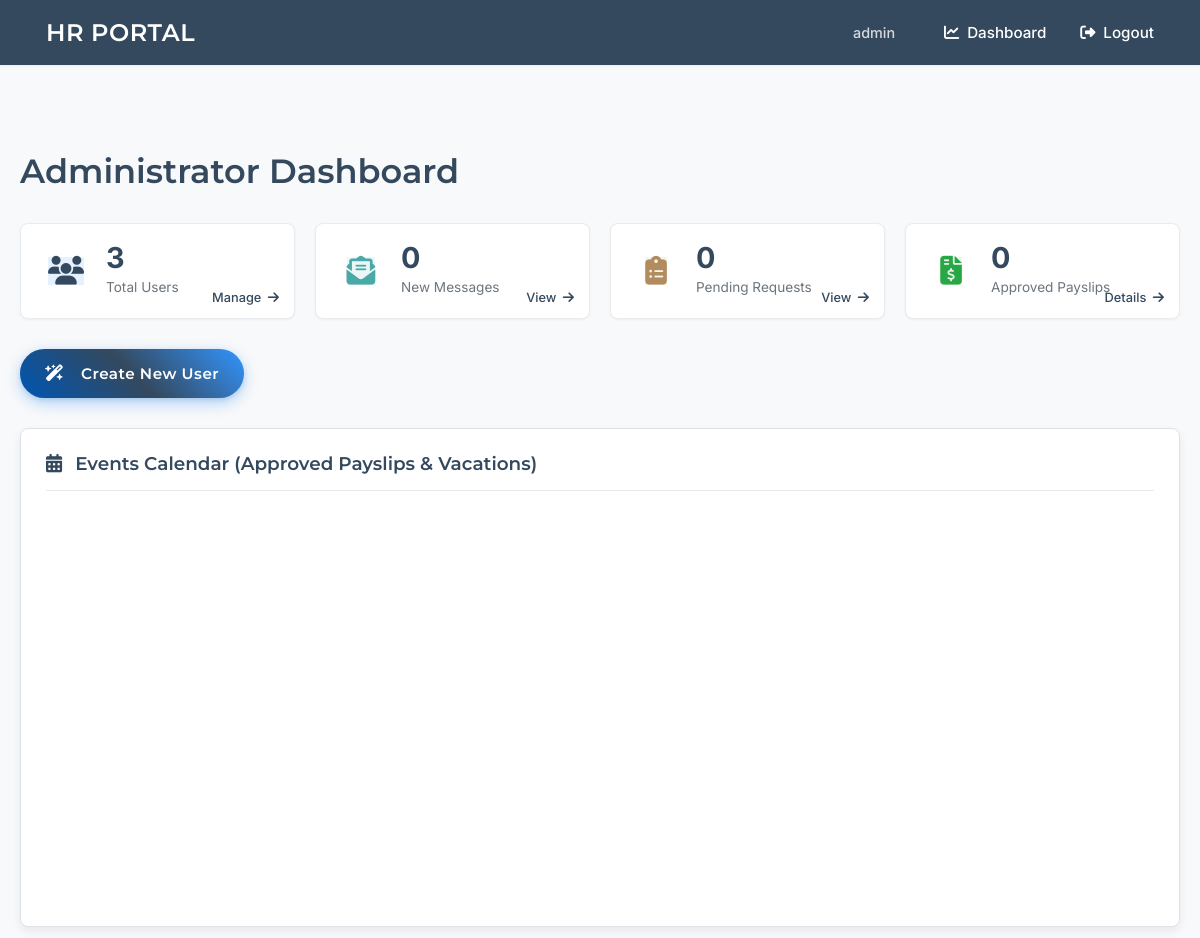
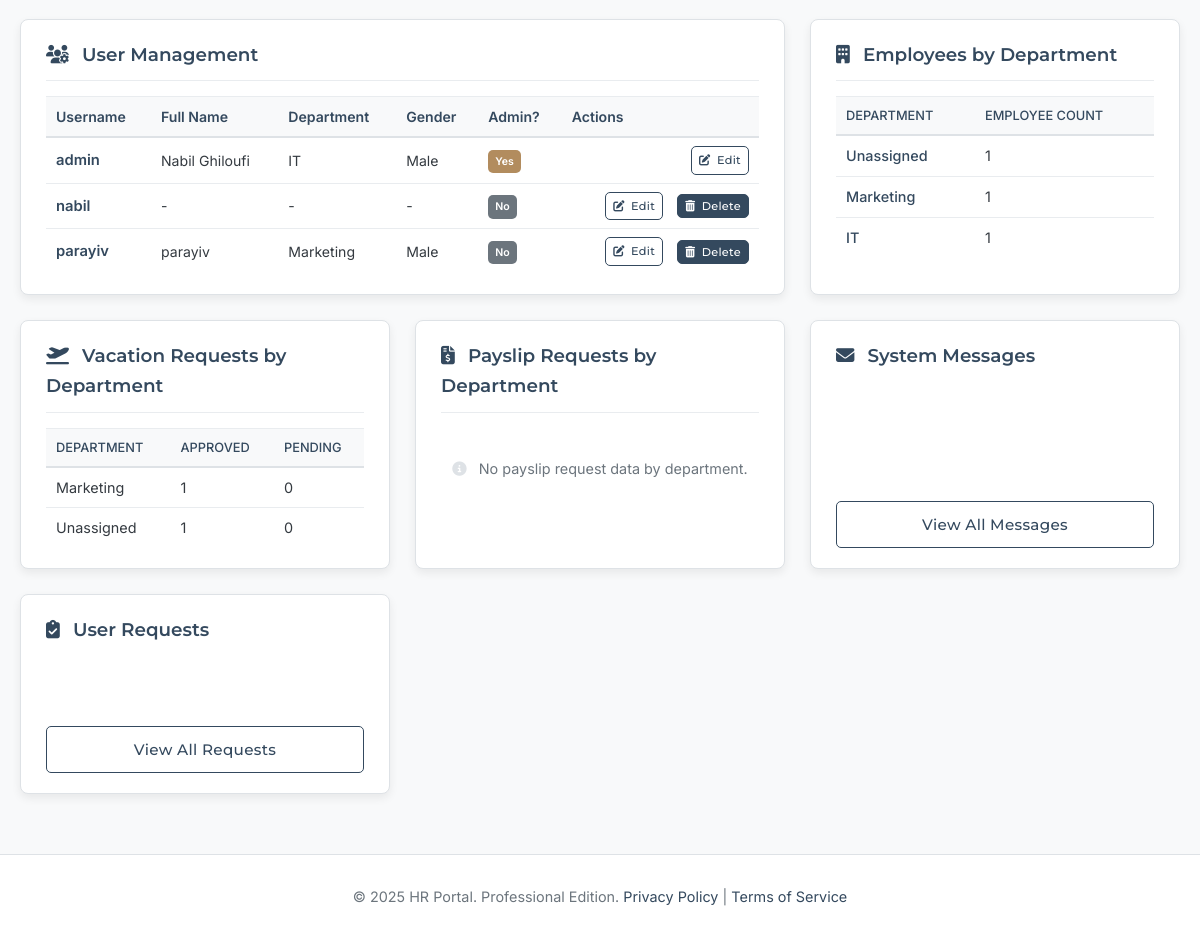
/dashboard (signed in), run on the app's committed database (2 pictures, top to bottom).
### tables this page shows
CREATE TABLE users (
    id INTEGER PRIMARY KEY AUTOINCREMENT,
    username TEXT UNIQUE NOT NULL,
    password_hash TEXT NOT NULL,
    is_admin BOOLEAN NOT NULL DEFAULT 0,
    full_name TEXT,             -- NEW
    gender TEXT,                -- NEW (e.g., 'male', 'female', 'other', 'prefer_not_to_say')
    department TEXT             -- NEW
);

### app.py (the view, shortened to what this page needs)
@app.route('/dashboard')
@login_required
def dashboard():
    current_user = getattr(g, 'user', None)
    db = get_db()
    if current_user['is_admin']:
        all_users = db.execute('SELECT id, username, is_admin, full_name, gender, department FROM users ORDER BY username').fetchall()
        unread_messages_count = db.execute('SELECT COUNT(id) FROM messages WHERE is_read = 0').fetchone()[0]
        pending_requests_count = db.execute("SELECT COUNT(id) FROM requests WHERE status = 'pending'").fetchone()[0]
        department_counts_raw = db.execute(
            """SELECT
                   CASE WHEN department IS NULL OR department = '' THEN 'Unassigned' ELSE department END as department_name,
                   COUNT(id) as employee_count
               FROM users
               GROUP BY department_name
               ORDER BY employee_count DESC"""
        ).fetchall()
        department_counts = [dict(row) for row in department_counts_raw]
        vacation_stats_raw = db.execute("""
            SELECT
                CASE WHEN u.department IS NULL OR u.department = '' THEN 'Unassigned' ELSE u.department END as department_name,
                SUM(CASE WHEN r.status = 'approved' THEN 1 ELSE 0 END) as approved_vacations,
                SUM(CASE WHEN r.status = 'pending' THEN 1 ELSE 0 END) as pending_vacations
            FROM requests r
            JOIN users u ON r.user_id = u.id
            WHERE r.request_type = 'vacation'
            GROUP BY department_name
            ORDER BY department_name
        """).fetchall()
        vacation_stats_by_department = [dict(row) for row in vacation_stats_raw]
        payslip_stats_raw = db.execute("""
            SELECT
                CASE WHEN u.department IS NULL OR u.department = '' THEN 'Unassigned' ELSE u.department END as department_name,
                SUM(CASE WHEN r.status = 'approved' THEN 1 ELSE 0 END) as approved_payslips,
                SUM(CASE WHEN r.status = 'pending' THEN 1 ELSE 0 END) as pending_payslips
            FROM requests r
            JOIN users u ON r.user_id = u.id
            WHERE r.request_type = 'payslip'
            GROUP BY department_name
            ORDER BY department_name
        """).fetchall()
        payslip_stats_by_department = [dict(row) for row in payslip_stats_raw]
        approved_payslips_total_row = db.execute(
            "SELECT COUNT(id) as total FROM requests WHERE request_type = 'payslip' AND status = 'approved'"
        ).fetchone()
        approved_payslips_total = approved_payslips_total_row['total'] if approved_payslips_total_row else 0
        return render_template('dashboard_admin.html',
                               all_users=all_users,
                               unread_messages_count=unread_messages_count,
                               pending_requests_count=pending_requests_count,
                               department_counts=department_counts,
                               vacation_stats_by_department=vacation_stats_by_department,
                               payslip_stats_by_department=payslip_stats_by_department, # NEW
                               approved_payslips_total=approved_payslips_total
                              )

### templates/dashboard_admin.html (shortened to what this page needs)
{% extends 'base.html' %}
{% block content %}
<div class="admin-dashboard-container">
    <header class="dashboard-header">
        <h1 class="page-title">Administrator Dashboard</h1>
    </header>
    <section class="admin-stats-overview">
        <div class="stats-grid">
            <div class="stat-card">
                <div class="stat-icon-wrapper"><i class="fas fa-users stat-icon users"></i></div>
                <div class="stat-content">
                    <span class="stat-value">{{ all_users|length if all_users else 0 }}</span>
                    <span class="stat-label">Total Users</span>
                </div>
                 <a href="#user-management-panel-anchor" class="stat-card-link">Manage <i class="fas fa-arrow-right"></i></a>
            </div>
            <div class="stat-card">
                <div class="stat-icon-wrapper"><i class="fas fa-envelope-open-text stat-icon messages"></i></div>
                <div class="stat-content">
                    <span class="stat-value">{{ unread_messages_count }}</span>
                    <span class="stat-label">New Messages</span>
                </div>
                <a href="{{ url_for('admin_view_messages') }}" class="stat-card-link">View <i class="fas fa-arrow-right"></i></a>
            </div>
            <div class="stat-card">
                <div class="stat-icon-wrapper"><i class="fas fa-clipboard-list stat-icon requests"></i></div>
                <div class="stat-content">
                    <span class="stat-value">{{ pending_requests_count }}</span>
                    <span class="stat-label">Pending Requests</span>
                </div>
                <a href="{{ url_for('admin_view_requests') }}" class="stat-card-link">View <i class="fas fa-arrow-right"></i></a>
            </div>
            <div class="stat-card">
                <div class="stat-icon-wrapper"><i class="fas fa-file-invoice-dollar stat-icon payslips"></i></div>
                <div class="stat-content">
                    <span class="stat-value">{{ approved_payslips_total }}</span>
                    <span class="stat-label">Approved Payslips</span>
                </div>
                 <a href="{{ url_for('admin_view_requests') }}?type=payslip" class="stat-card-link">Details <i class="fas fa-arrow-right"></i></a>
            </div>
        </div>
    </section>
    <div class="admin-primary-action-bar">
        <a href="{{ url_for('admin_create_user') }}" class="btn btn-primary btn-lg main-action-btn creative-user-btn">
            <i class="fas fa-wand-magic-sparkles"></i> Create New User
        </a>
    </div>
    <section class="dashboard-panel calendar-panel">
        <div class="panel-header">
            <h2 class="panel-title"><i class="fas fa-calendar-alt"></i> Events Calendar (Approved Payslips & Vacations)</h2>
        </div>
        <div id='admin-events-calendar'></div>
    </section>
    <div class="admin-dashboard-main-grid">
        <section class="dashboard-panel user-management-panel">
            <div class="panel-header">
                <h2 class="panel-title"><i class="fas fa-users-cog"></i> User Management</h2>
            </div>
            <div class="user-list-container">
                {% if all_users %}
                <div class="table-responsive-wrapper">
                    <table class="professional-table admin-user-table">
                        <thead>
                            <tr>
                                <th>Username</th>
                                <th>Full Name</th>
                                <th>Department</th>
                                <th>Gender</th>
                                <th>Admin?</th>
                                <th>Actions</th>
                            </tr>
                        </thead>
                        <tbody>
                            {% for user_item in all_users %}
                            <tr>
                                <td>
                                    <a href="{{ url_for('admin_view_user_profile', user_id=user_item.id) }}" class="username-link" title="View {{ user_item.username }}'s Profile">
                                        <strong>{{ user_item.username }}</strong>
                                    </a>
                                </td>
                                <td>{{ user_item.full_name if user_item.full_name else '-' }}</td>
                                <td>{{ user_item.department if user_item.department else '-' }}</td>
                                <td>{{ user_item.gender if user_item.gender else '-' }}</td>
                                <td>
                                    <span class="status-badge {{ 'status-admin' if user_item.is_admin else 'status-user' }}">
                                        {{ "Yes" if user_item.is_admin else "No" }}
                                    </span>
                                </td>
                                <td class="actions-cell">
                                    <a href="{{ url_for('admin_update_user', user_id=user_item.id) }}" class="btn btn-sm btn-outline-primary action-btn" title="Edit User">
                                        <i class="fas fa-edit"></i> Edit
                                    </a>
                                    {% if g.user.id != user_item.id %}
                                    <form action="{{ url_for('admin_delete_user', user_id=user_item.id) }}" method="post" class="delete-form"
                                          onsubmit="return confirm('Are you sure you want to delete {{ user_item.username }}? This action cannot be undone.');">
                                        <button type="submit" class="btn btn-sm btn-danger action-btn" title="Delete User">
                                            <i class="fas fa-trash-alt"></i> Delete
                                        </button>
                                    </form>
                                    {% endif %}
                                </td>
                            </tr>
                            {% endfor %}
                        </tbody>
                    </table>
                </div>
                {% else %}
                <p class="panel-empty-state"><i class="fas fa-users fa-2x"></i> No users found in the system.</p>
                {% endif %}
            </div>
        </section>
        <section class="dashboard-panel department-stats-panel">
            <div class="panel-header">
                <h2 class="panel-title"><i class="fas fa-building"></i> Employees by Department</h2>
            </div>
            {% if department_counts %}
                <div class="table-responsive-wrapper">
                    <table class="professional-table compact-stats-table">
                        <thead>
                            <tr>
                                <th>Department</th>
                                <th>Employee Count</th>
                            </tr>
                        </thead>
                        <tbody>
                            {% for dept in department_counts %}
                            <tr>
                                <td>
                                    <a href="{{ url_for('admin_view_department_users', department_name=dept.department_name) }}" class="department-link" title="View users in {{ dept.department_name }}">
                                        {{ dept.department_name }}
                                    </a>
                                </td>
                                <td>{{ dept.employee_count }}</td>
                            </tr>
                            {% endfor %}
                        </tbody>
                    </table>
                </div>
            {% else %}
                <p class="panel-empty-state-compact"><i class="fas fa-info-circle"></i> No department data available.</p>
            {% endif %}
        </section>
        <section class="dashboard-panel vacation-stats-panel">
            <div class="panel-header">
                <h2 class="panel-title"><i class="fas fa-plane-departure"></i> Vacation Requests by Department</h2>
            </div>
            {% if vacation_stats_by_department %}
                <div class="table-responsive-wrapper">
                    <table class="professional-table compact-stats-table">
                        <thead>
                            <tr>
                                <th>Department</th>
                                <th>Approved</th>
                                <th>Pending</th>
                            </tr>
                        </thead>
                        <tbody>
                            {% for dept_stat in vacation_stats_by_department %}
                            <tr>
                                <td>{{ dept_stat.department_name }}</td>
                                <td>{{ dept_stat.approved_vacations }}</td>
                                <td>{{ dept_stat.pending_vacations }}</td>
                            </tr>
                            {% endfor %}
                        </tbody>
                    </table>
                </div>
            {% else %}
                 <p class="panel-empty-state-compact"><i class="fas fa-info-circle"></i> No vacation request data by department.</p>
            {% endif %}
        </section>
        <section class="dashboard-panel payslip-stats-panel">
            <div class="panel-header">
                <h2 class="panel-title"><i class="fas fa-file-invoice-dollar"></i> Payslip Requests by Department</h2>
            </div>
            {% if payslip_stats_by_department %}
                <div class="table-responsive-wrapper">
                    <table class="professional-table compact-stats-table">
                        <thead>
                            <tr>
                                <th>Department</th>
                                <th>Approved</th>
                                <th>Pending</th>
                            </tr>
                        </thead>
                        <tbody>
                            {% for dept_stat in payslip_stats_by_department %}
                            <tr>
                                <td>{{ dept_stat.department_name }}</td>
                                <td>{{ dept_stat.approved_payslips }}</td>
                                <td>{{ dept_stat.pending_payslips }}</td>
                            </tr>
                            {% endfor %}
                        </tbody>
                    </table>
                </div>
            {% else %}
                 <p class="panel-empty-state-compact"><i class="fas fa-info-circle"></i> No payslip request data by department.</p>
            {% endif %}
        </section>
        <section class="dashboard-panel system-messages-panel">
            <h2 class="panel-title"><i class="fas fa-envelope"></i> System Messages</h2>
            <a href="{{ url_for('admin_view_messages') }}" class="btn btn-outline-primary btn-block">
                View All Messages
            </a>
        </section>
        <section class="dashboard-panel user-requests-panel">
            <h2 class="panel-title"><i class="fas fa-clipboard-check"></i> User Requests</h2>
            <a href="{{ url_for('admin_view_requests') }}" class="btn btn-outline-primary btn-block">
                View All Requests
            </a>
        </section>
    </div>
</div>
{% endblock %}

### templates/base.html (shortened to what this page needs)
<!doctype html>
<html lang="en">
<head>
    <link rel="stylesheet" href="https://cdnjs.cloudflare.com/ajax/libs/font-awesome/6.4.0/css/all.min.css">
    <link rel="stylesheet" href="https://cdn.jsdelivr.net/npm/flatpickr/dist/flatpickr.min.css">
    <link href='https://cdn.jsdelivr.net/npm/fullcalendar@5.11.3/main.min.css' rel='stylesheet' />
</head>
<body>
    <nav class="navbar">
        <a href="{{ url_for('index') }}" class="site-title">HR PORTAL</a>
        <div class="right">
            {% if g.user %}
                <span>{{ g.user.username }}</span>
                <a href="{{ url_for('dashboard') }}"><i class="fas fa-chart-line fa-fw"></i> Dashboard</a>
                <a href="{{ url_for('logout') }}"><i class="fas fa-sign-out-alt fa-fw"></i> Logout</a>
            {% else %}
                <a href="{{ url_for('login') }}"><i class="fas fa-sign-in-alt fa-fw"></i> Login</a>
                <a href="{{ url_for('register') }}"><i class="fas fa-user-plus fa-fw"></i> Register</a>
            {% endif %}
        </div>
    </nav>
    <main class="container">
        {% block content %}{% endblock %}
    </main>
    <footer>
        © {{ now.year if now else '2024' }} HR Portal. Professional Edition.
        <a href="#">Privacy Policy</a> | <a href="#">Terms of Service</a>
    </footer>
</body>
</html>

### data on the page
users: user.username "admin", username "admin", full_name "Nabil Ghiloufi", department "IT", gender "Male", is_admin "Yes"
users: username "nabil", full_name "-", department "-", gender "-", is_admin "No"
users: username "parayiv", full_name "parayiv", department "Marketing", gender "Male", is_admin "No", department_name "Marketing", approved_vacations "1", pending_vacations "0"

### other printed values
{{ all_users|length if all_users else 0 }} "3"
{{ unread_messages_count }} "0"
{{ pending_requests_count }} "0"
{{ approved_payslips_total }} "0"
{{ dept.department_name }} "Unassigned" "Marketing" "IT"
{{ dept.employee_count }} "1" "1" "1"
{{ dept_stat.department_name }} "Unassigned"
{{ dept_stat.approved_vacations }} "1"
{{ dept_stat.pending_vacations }} "0"
